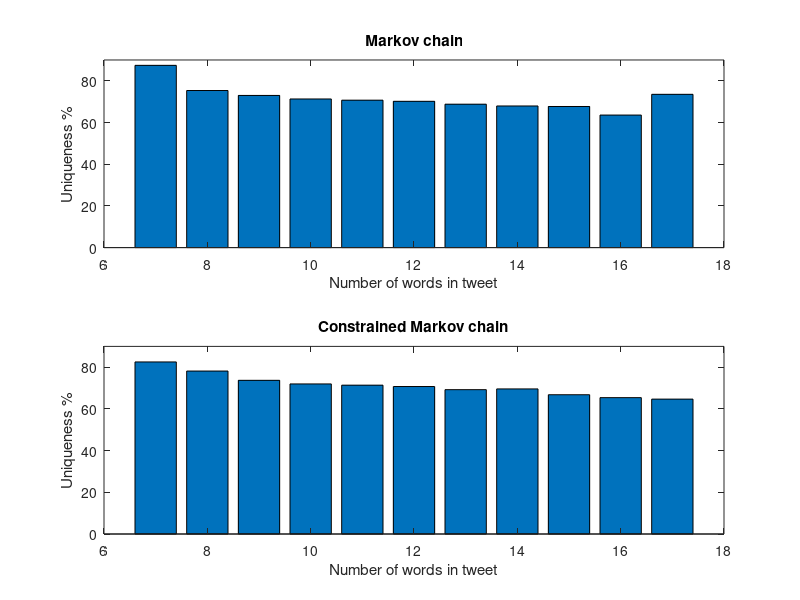
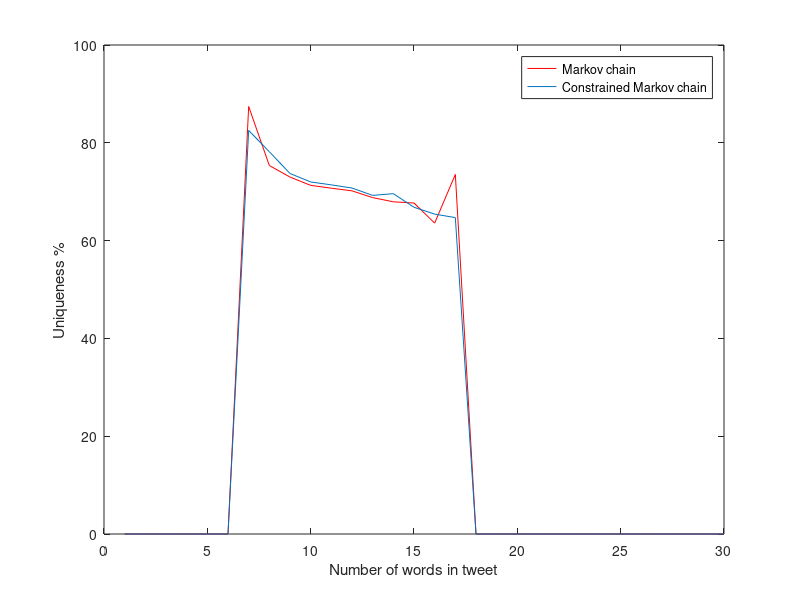
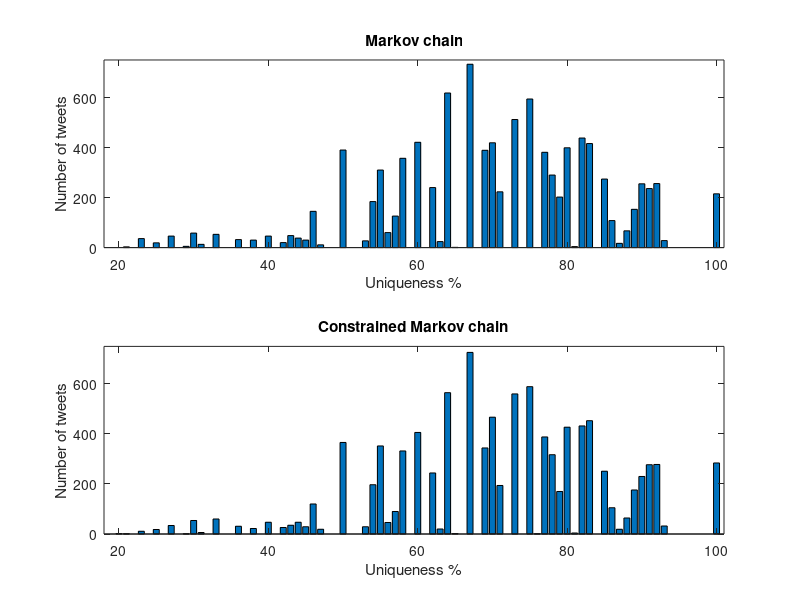
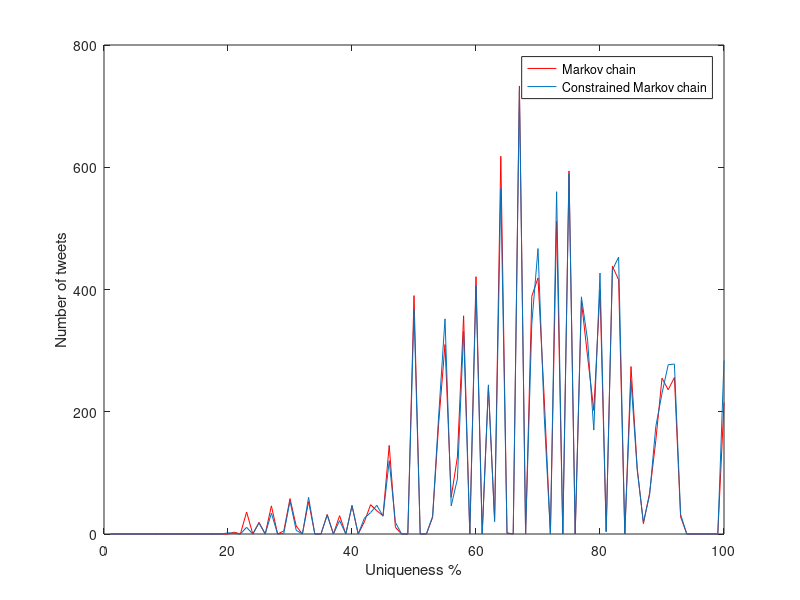

These figures' MATLAB source, in order:
clf

%% Uniqueness based on number of words in tweet
x = [1:1:30];
xMin = 6
xMax = 18
yMin = 0
yMax = 90

% Markov chain
yM = [0.0 0.0 0.0 0.0 0.0 0.0 87.42857142857144 75.35545023696683 72.99223622247719 71.29514321295143 70.71803381620815 70.17564221603216 68.79345782131486 67.93486306439674 67.68749999999999 63.577586206896555 73.52941176470588 0.0 0.0 0.0 0.0 0.0 0.0 0.0 0.0 0.0 0.0 0.0 0.0 0.0];
subplot(2, 1, 1)
bar(x, yM)
axis([xMin xMax yMin yMax])
title('Markov chain')
xlabel('Number of words in tweet')
ylabel('Uniqueness %')

% Constrained Markov chain
yCM = [0.0 0.0 0.0 0.0 0.0 0.0 82.53968253968256 78.17073170731707 73.72245663384969 71.99277543648405 71.39919458486779 70.7503019323671 69.24475524475558 69.5999313186814 66.81434599156121 65.41666666666667 64.70588235294117 0.0 0.0 0.0 0.0 0.0 0.0 0.0 0.0 0.0 0.0 0.0 0.0 0.0];
subplot(2, 1, 2)
bar(x, yCM)
axis([xMin xMax yMin yMax])
title('Constrained Markov chain')
xlabel('Number of words in tweet')
ylabel('Uniqueness %')

% Both
figure
plot(x, yM, 'r')
hold on
plot(x, yCM)
xlabel('Number of words in tweet')
ylabel('Uniqueness %')
legend('Markov chain', 'Constrained Markov chain')
hold off

%% Number of tweets based on uniqueness
hold on
x = [1:1:100]
xMin = 18
xMax = 101
yMin = 0
yMax = 750

figure
% Markov chain
yM = [0 0 0 0 0 0 0 0 0 0 0 0 0 0 0 0 0 0 0 0 3 0 36 0 19 0 46 0 5 58 13 0 53 0 0 32 0 30 0 46 0 20 48 38 30 145 11 0 0 390 0 0 27 184 310 60 126 357 0 421 0 240 24 618 1 0 733 0 389 419 223 0 512 0 594 0 381 290 202 399 4 438 416 0 274 108 17 67 153 255 236 256 28 0 0 0 0 0 0 215];
subplot(2, 1, 1)
bar(x, yM)
axis([xMin xMax yMin yMax])
title('Markov chain')
xlabel('Uniqueness %')
ylabel('Number of tweets')

% Constrained Markov chain
yCM = [0 0 0 0 0 0 0 0 0 0 0 0 0 0 0 0 0 0 0 2 1 0 11 0 18 0 34 0 1 54 6 0 60 0 0 31 0 22 0 47 0 26 35 47 29 120 19 0 0 366 0 0 29 197 352 46 90 332 0 406 0 244 20 565 2 0 726 0 344 467 194 0 560 0 589 1 388 317 170 427 4 432 453 0 251 105 19 64 176 230 277 278 32 0 0 0 0 0 0 284];
subplot(2, 1, 2)
bar(x, yCM)
axis([xMin xMax yMin yMax])
title('Constrained Markov chain')
xlabel('Uniqueness %')
ylabel('Number of tweets')

% Both
figure
plot(x, yM, 'r')
hold on
plot(x, yCM)
xlabel('Uniqueness %')
ylabel('Number of tweets')
legend('Markov chain', 'Constrained Markov chain')
hold off